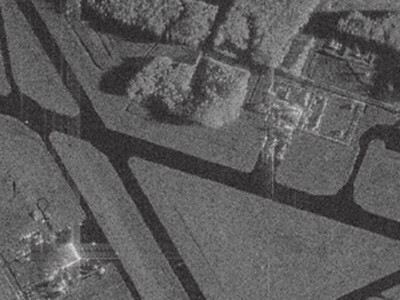
#> input picture fourth_lab/sar_1.jpg, 400 x 300 px
$ jupyter execute IP_TASK4.ipynb
#> lines starting #> are read from the running program, lines starting #| are printed output that depends on the picture; after the words box and inside, x2 and y2 are one past the last pixel; in counts of white or black regions, pixels touching at a corner belong together
[cell 1]
# ДЗ 4
# 1. Подберите парамтеры алгоритма разрастания регионов так, чтобы был выделен весь участок газона.
# 2. Реализуйте вычисление критерия однородности, отличного от представленного. Сравните результаты.
# 3. Применить алгоритм сегментации watershed+distance transform для задачи подсчета пальмовых деревьев.

[cell 2]
import numpy as np
import cv2
import matplotlib.pyplot as plt
from collections import deque

## Исходное изображение

[cell 3]
image = cv2.imread('sar_1.jpg')
#> image is the input picture: shape (300, 400, 3); mean B, G, R 91.8, 91.6, 92.1
image_gray = cv2.cvtColor(image, cv2.COLOR_BGR2GRAY)

image_smooth = cv2.medianBlur(image_gray, 5)

plt.figure(figsize=(10, 4))

plt.subplot(1, 2, 1)
plt.imshow(image_gray, cmap='gray')
plt.title('Исходное изображение')
plt.axis('off')

plt.subplot(1, 2, 2)
plt.imshow(image_smooth, cmap='gray')
plt.title('После медианной фильтрации')
plt.axis('off')

plt.tight_layout()
plt.show()
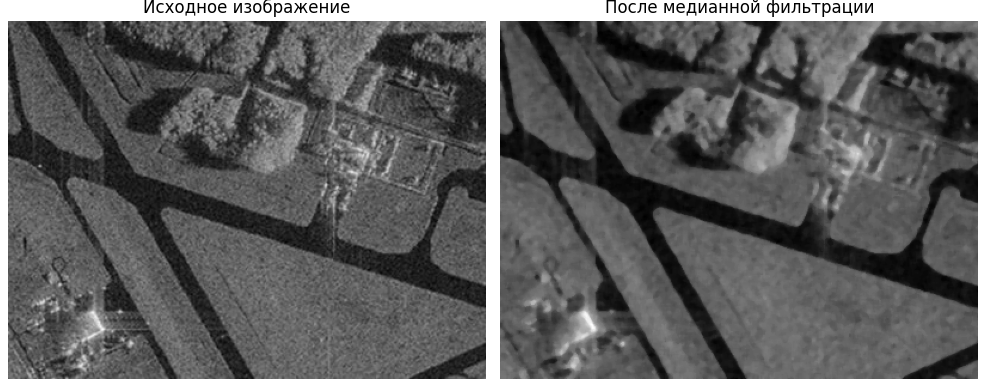
#> figure drawn by matplotlib, 2 panels

## Алгоритм разрастания регионов

[cell 4]
def homo_average(pixel, total, count, histogram, T):
    average = total / count
    return abs(pixel - average) <= T

def homo_median(pixel, total, count, histogram, T):
    cumulative = np.cumsum(histogram)
    low = np.searchsorted(cumulative, (count + 1) // 2)
    high = np.searchsorted(cumulative, (count + 2) // 2)
    median_value = (low + high) / 2
    return abs(pixel - median_value) <= T

def region_growing(img, seed_point, criterion, T):
#> called with seed_point = (250, 250), T = 10
    height, width = img.shape
#> height = 300; width = 400
    y0, x0 = seed_point

    if not (0 <= y0 < height and 0 <= x0 < width):
        raise ValueError('Начальная точка вне изображения')

    mask = np.zeros((height, width), dtype=np.uint8)
    mask[y0, x0] = 255
    queue = deque([(y0, x0)])
    first = int(img[y0, x0])
#> first = 115
    histogram = np.zeros(256, dtype=np.int32)
    histogram[first] = 1
    total = first
#> total = 115
    count = 1
    neighbours = [
        (-1, 0), (1, 0),
        (0, -1), (0, 1),
        (-1, -1), (-1, 1),
        (1, -1), (1, 1)
    ]

    while queue:
        y, x = queue.popleft()
        for dy, dx in neighbours:
            ny = y + dy
            nx = x + dx

            if (
                0 <= ny < height
                and 0 <= nx < width
                and mask[ny, nx] == 0
            ):
                value = int(img[ny, nx])

                if criterion(value, total, count, histogram, T):
                    mask[ny, nx] = 255
                    queue.append((ny, nx))
                    histogram[value] += 1
                    total += value
                    count += 1
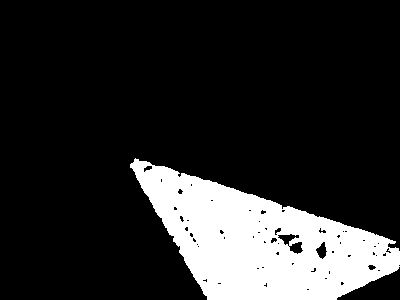
#> mask: shape (300, 400); 16.9% white; 1 white region, box (x1, y1, x2, y2) and area: (130, 158, 400, 300) 20253
#> after the loop, count = 20253; histogram = 256 values, max 1884 at index 106, min 0 at index 0, mean 79.11; total = 2136319

    return mask

## Подбор параметров разрастания регионов

[cell 5]
seed_point = (250, 250)
thresholds = [10, 15, 20, 25]
masks_t = [
    region_growing(image_smooth, seed_point, homo_average, T)
    for T in thresholds
]
#> after the loop in region_growing (call 2), `while queue:`: mask: shape (300, 400); 17.7% white; 1 white region, box (x1, y1, x2, y2) and area: (129, 157, 400, 300) 21195
#> call 3 of region_growing, with seed_point = (250, 250), T = 20
#> in region_growing (call 3), `total = first`: total = 115
#> after the loop in region_growing (call 3), `while queue:`:
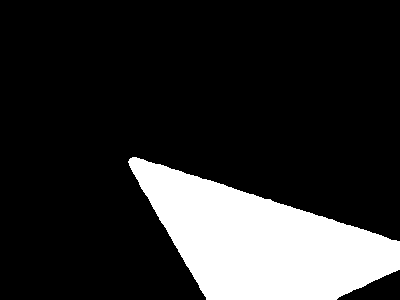
#> mask: shape (300, 400); 17.8% white; 1 white region, box (x1, y1, x2, y2) and area: (128, 157, 400, 300) 21381
#> after the loop in region_growing (call 3), `while queue:`: count = 21381; histogram = 256 values, max 1884 at index 106, min 0 at index 0, mean 83.52; total = 2242728
#> call 4 of region_growing, with seed_point = (250, 250), T = 25
#> in region_growing (call 4), `total = first`: total = 115
#> after the loop in region_growing (call 4), `while queue:`:
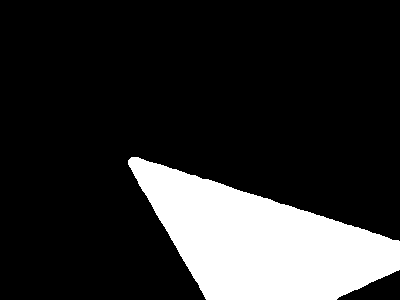
#> mask: shape (300, 400); 17.9% white; 1 white region, box (x1, y1, x2, y2) and area: (128, 157, 400, 300) 21505
#> after the loop in region_growing (call 4), `while queue:`: count = 21505; histogram = 256 values, max 1884 at index 106, min 0 at index 0, mean 84; total = 2253038
#> masks_t = 4 items
plt.figure(figsize=(12, 6))
for i, (T, current_mask) in enumerate( zip(thresholds, masks_t)):
    plt.subplot(2, 2, i + 1)
    plt.imshow(current_mask, cmap='gray', vmin=0, vmax=255)
    area = np.count_nonzero(current_mask)
    plt.title(f'T = {T}, площадь = {area} пикс.')
    plt.axis('off')
#> this loop made 4 passes
#> (T, area) on passes 1 to 4: (10, 20253), (15, 21195), (20, 21381), (25, 21505)

plt.tight_layout()
plt.show()

## Сравнение критериев однородности

[cell 6]
T = 20
mask_average = region_growing(image_smooth, seed_point, homo_average, T)
mask_median = region_growing(image_smooth, seed_point, homo_median, T)
#> after the loop in region_growing (call 6), `while queue:`: mask: shape (300, 400); 17.8% white; 1 white region, box (x1, y1, x2, y2) and area: (128, 157, 400, 300) 21388

mask_difference = cv2.absdiff(mask_average, mask_median)
#> mask_difference: shape (300, 400); 0.01% white in thin lines or dots, all inside (x1, y1, x2, y2) = (128, 157, 380, 285)

plt.figure(figsize=(13, 4))

plt.subplot(1, 3, 1)
plt.imshow(mask_average, cmap='gray', vmin=0, vmax=255)
plt.title(f'Среднее: {np.count_nonzero(mask_average)} пикс.')
plt.axis('off')

plt.subplot(1, 3, 2)
plt.imshow(mask_median, cmap='gray', vmin=0, vmax=255)
plt.title(f'Медиана: {np.count_nonzero(mask_median)} пикс.')
plt.axis('off')

plt.subplot(1, 3, 3)
plt.imshow(mask_difference, cmap='gray', vmin=0, vmax=255)
plt.title(f'Различия: {np.count_nonzero(mask_difference)} пикс.')
plt.axis('off')

plt.tight_layout()
plt.show()

## Watershed + Distance Transform

[cell 7]
palm_image = cv2.imread('palm_1.JPG')
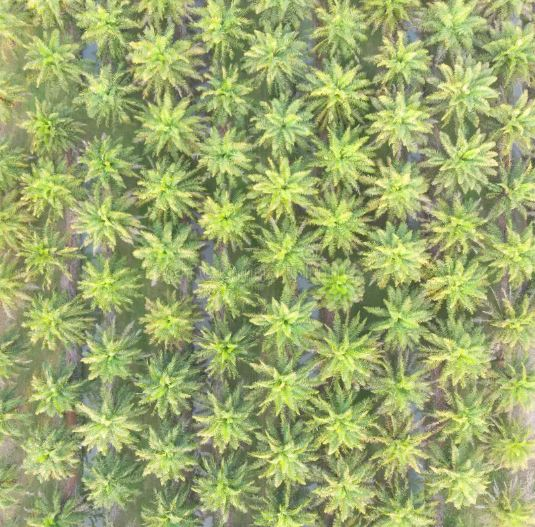
#> input picture fourth_lab/palm_1.JPG, 535 x 527 px
#> palm_image is the input picture: shape (527, 535, 3); mean B, G, R 109.6, 169.5, 156.4
palm_rgb = cv2.cvtColor(palm_image, cv2.COLOR_BGR2RGB)
palm_gray = cv2.cvtColor(palm_image, cv2.COLOR_BGR2GRAY)
palm_smooth = cv2.GaussianBlur(palm_gray, (9, 9), 0)

_, binary = cv2.threshold(palm_smooth, 0, 255, cv2.THRESH_BINARY + cv2.THRESH_OTSU)
#> binary: shape (527, 535); 50.5% white; 105 black regions (60 under 20 px), largest, box (x1, y1, x2, y2) and area: (0, 0, 535, 527) 126186, (453, 238, 535, 346) 3306, (112, 1, 206, 49) 1684
distance = cv2.distanceTransform(binary, cv2.DIST_L2, 5)

plt.figure(figsize=(14, 4))

plt.subplot(1, 3, 1)
plt.imshow(palm_rgb)
plt.title('Исходное изображение')
plt.axis('off')

plt.subplot(1, 3, 2)
plt.imshow(binary, cmap='gray')
plt.title('Бинаризация Отсу')
plt.axis('off')

plt.subplot(1, 3, 3)
plt.imshow(distance, cmap='viridis')
plt.title('Distance Transform')
plt.axis('off')

plt.tight_layout()
plt.show()

## Сегментация Watershed и подсчёт пальм

[cell 8]
window_size = 21
min_distance_level = 0.30

footprint = cv2.getStructuringElement( cv2.MORPH_ELLIPSE, (window_size, window_size))
local_max = cv2.dilate(distance, footprint)
peak_mask = np.uint8((distance >= local_max - 1e-6) & (distance > min_distance_level * distance.max()))
#> peak_mask: shape (527, 535); values 0 (black) and 1 (white), 0.04% white in thin lines or dots

num_labels, seed_labels, stats, centers = (cv2.connectedComponentsWithStats(peak_mask, connectivity=8))
#> seed_labels: shape (527, 535) int32; 104 distinct labels, from 0 to 103
#> num_labels = 104; stats = 104 rows, first 6: [0, 0, 535, 527, 281819], [0, 0, 1, 1, 1], [44, 0, 1, 1, 1], [149, 0, 1, 1, 1], [180, 0, 1, 1, 1], [393, 0, 1, 1, 1]; centers = 104 pairs, first value 0 to 534, second value 0 to 526

sure_background = cv2.dilate(binary, np.ones((3, 3), np.uint8), iterations=3)
#> sure_background: shape (527, 535); 79.7% white; 141 black regions (54 under 20 px), largest, box (x1, y1, x2, y2) and area: (0, 81, 323, 447) 24597, (98, 433, 285, 527) 5409, (315, 245, 437, 380) 2993

markers = np.zeros(palm_gray.shape, dtype=np.int32)
markers[sure_background == 0] = 1
markers[seed_labels > 0] = (seed_labels[seed_labels > 0] + 1)
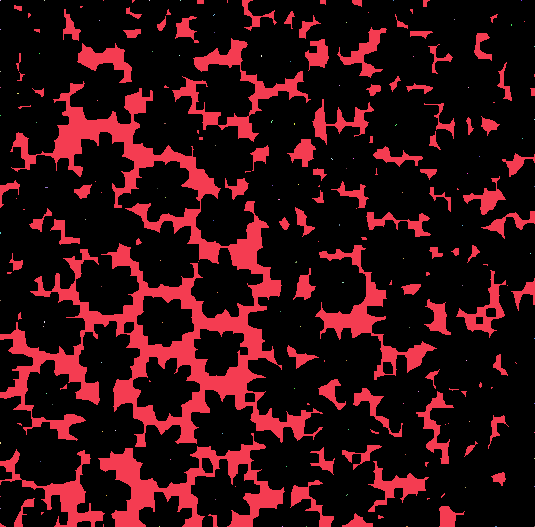
#> markers: shape (527, 535) int32; 105 distinct labels, from 0 to 104; one colour per label, 0 black

watershed_result = cv2.watershed(palm_image.copy(), markers)
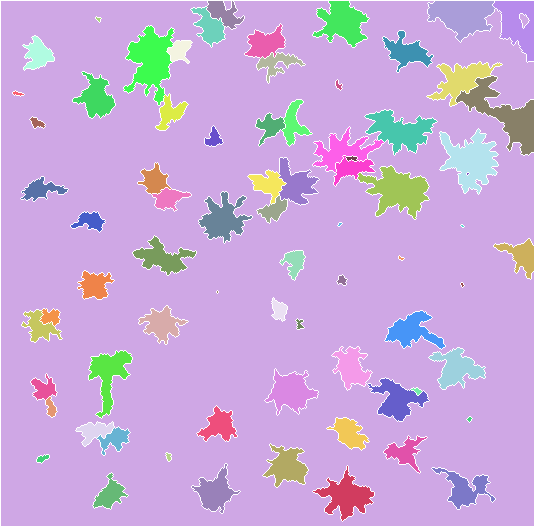
#> watershed_result: shape (527, 535) int32; 76 distinct labels, from -1 to 97; one colour per label, 0 black, -1 white
labels, areas = np.unique(watershed_result, return_counts=True)
#> labels = 76 values from -1 to 97; areas = 76 values, max 222969 at index 1, min 2 at index 48, mean 3709.8
min_area = 50
palm_labels = [
    int(label)
    for label, area in zip(labels, areas)
    if label > 1 and area >= min_area
]
#> palm_labels = 60 values from 8 to 97
palm_count = len(palm_labels)
#> palm_count = 60

result_rgb = palm_rgb.copy()
result_rgb[watershed_result == -1] = (255, 0, 0)
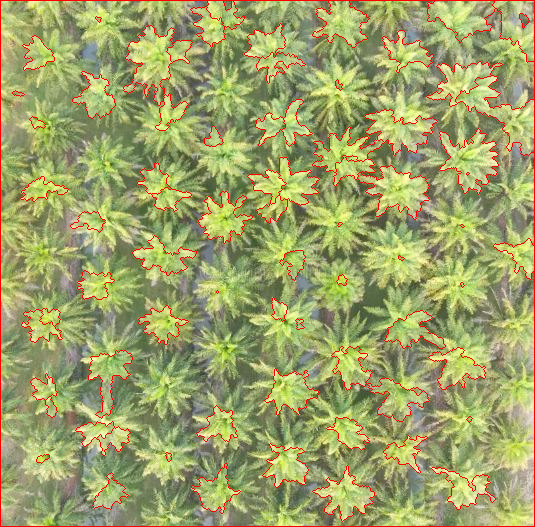
#> result_rgb: shape (527, 535, 3); mean R, G, B 159.7, 162.4, 105.1
for label in palm_labels:
    x, y = np.round(centers[label - 1]).astype(int)

    cv2.circle(result_rgb, (x, y), 5, (255, 255, 255), 1)
    cv2.circle(result_rgb, (x, y), 2, (0, 0, 255), -1)
#> this loop made 60 passes
#> (label, x, y) on passes 1 to 12: (8, 214, 14), (9, 454, 19), (11, 346, 22), (12, 511, 24), (14, 214, 32), (16, 152, 51), (17, 39, 53), (18, 179, 55), (19, 261, 56), (20, 413, 56), (21, 290, 61), (25, 468, 87)
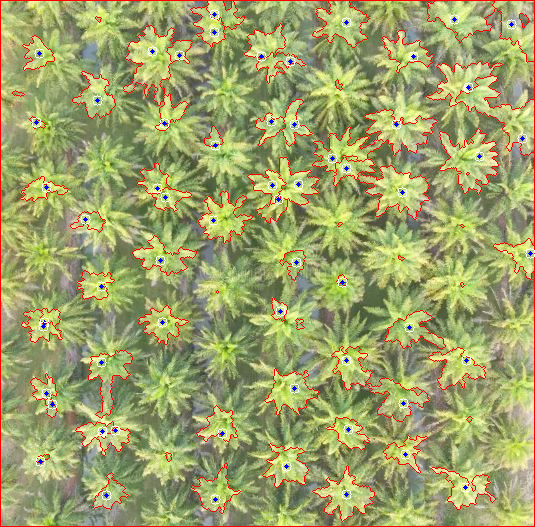
#> result_rgb: shape (527, 535, 3); 0.87% of pixels changed, all inside (x1, y1, x2, y2) = (31, 9, 535, 505)


markers_view = cv2.dilate(peak_mask * 255, np.ones((5, 5), np.uint8))
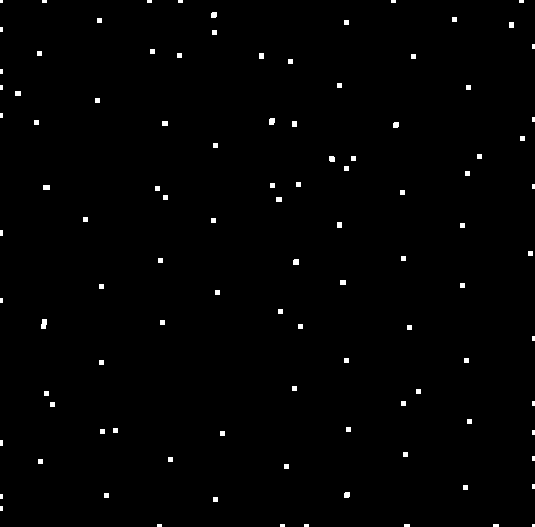
#> markers_view: shape (527, 535); 0.85% white; 102 white regions (29 under 20 px), largest, box (x1, y1, x2, y2) and area: (41, 319, 47, 329) 51, (269, 118, 275, 125) 39, (43, 185, 50, 190) 35

plt.figure(figsize=(14, 4))

plt.subplot(1, 3, 1)
plt.imshow(markers_view, cmap='gray')
plt.title('Начальные маркеры')
plt.axis('off')

plt.subplot(1, 3, 2)
plt.imshow(watershed_result, cmap='nipy_spectral')
plt.title('Результат Watershed')
plt.axis('off')

plt.subplot(1, 3, 3)
plt.imshow(result_rgb)
plt.title(f'Найдено пальм: {palm_count}')
plt.axis('off')

plt.tight_layout()
plt.show()
